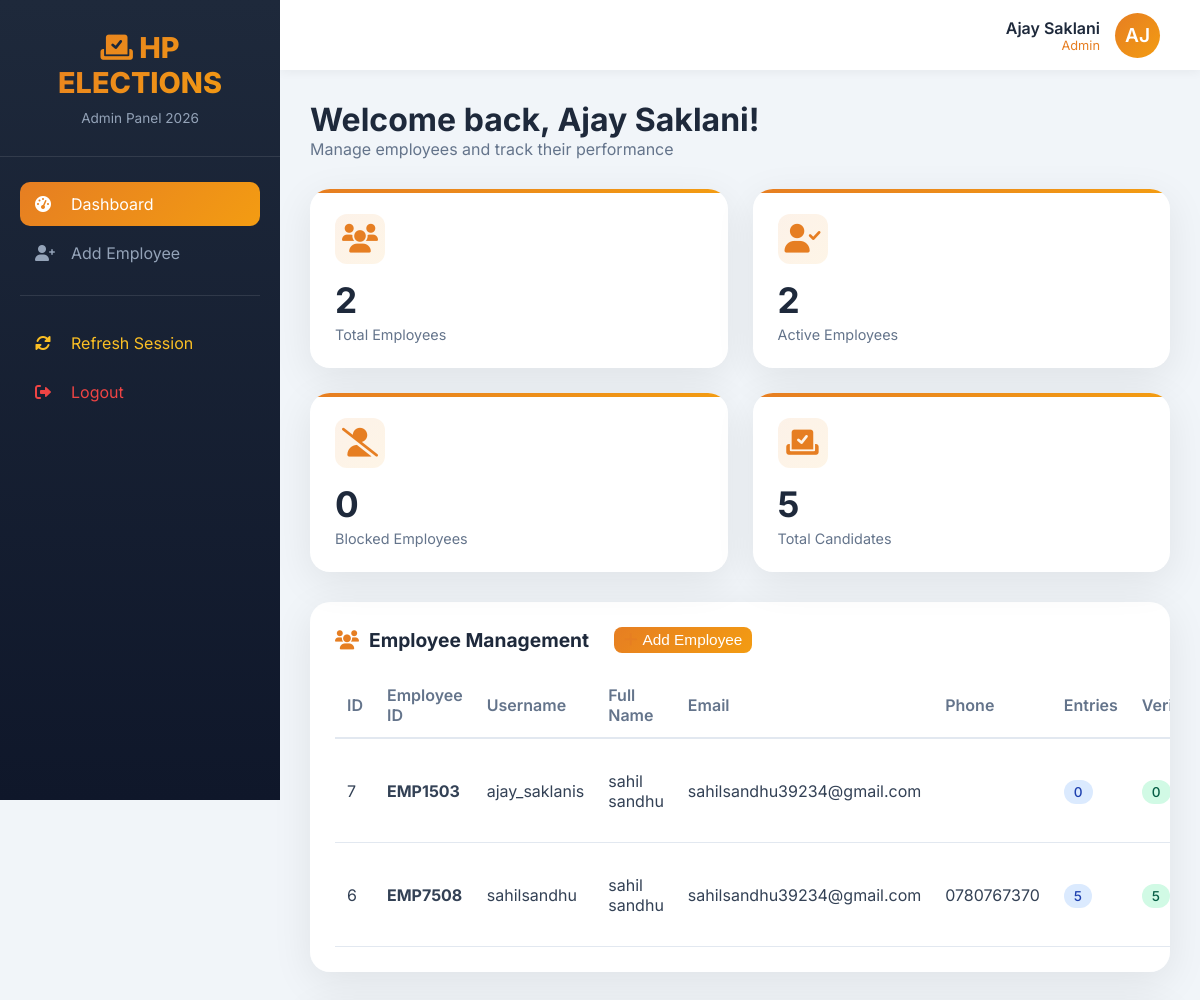
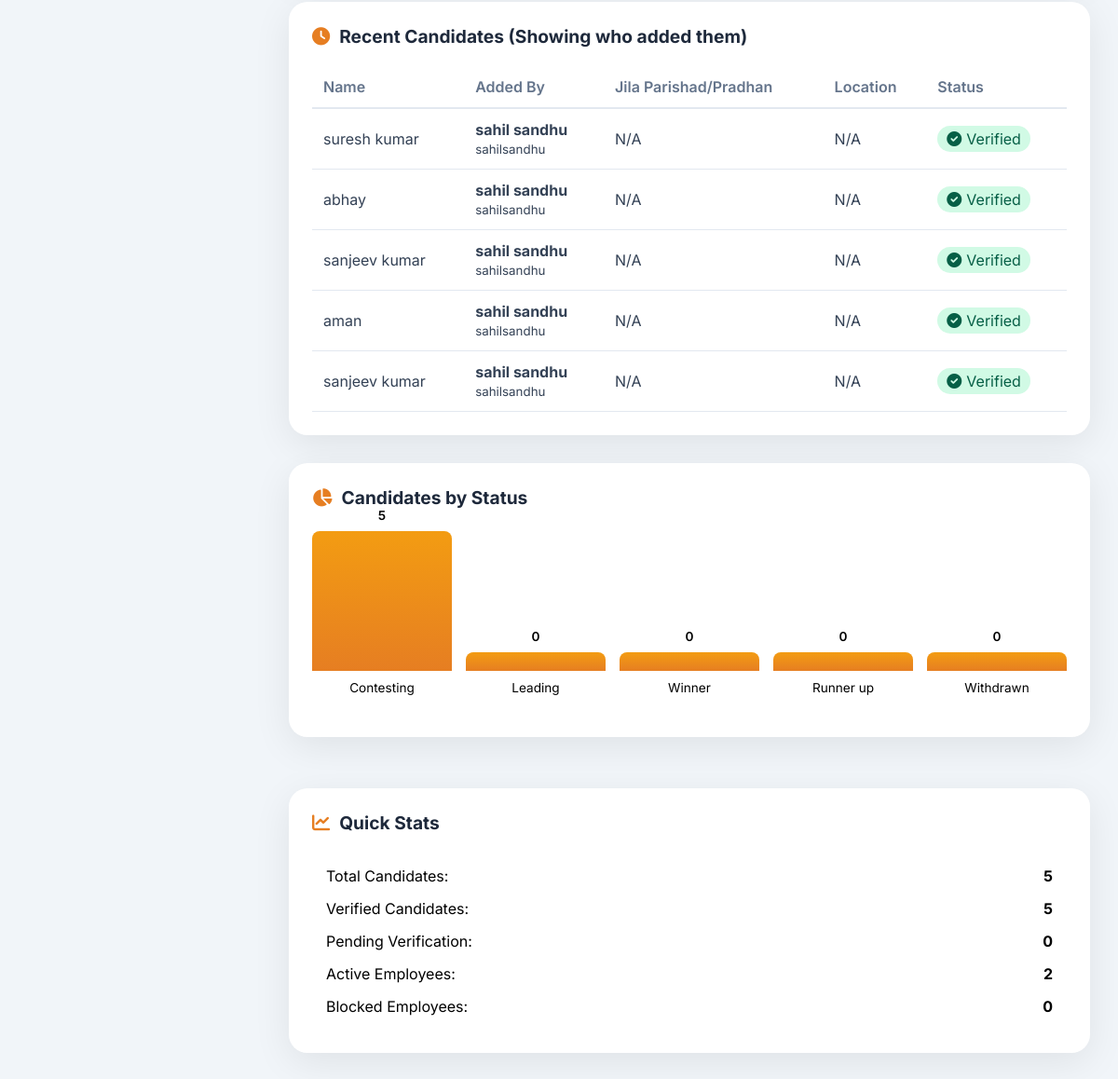
The page /admin/dashboard.php (signed in) on the database its author committed (2 pictures, top to bottom).
### tables this page shows
CREATE TABLE `employees` (
  `id` int(11) NOT NULL,
  `employee_id` varchar(50) NOT NULL,
  `username` varchar(100) NOT NULL,
  `password` varchar(255) NOT NULL,
  `raw_password` varchar(255) DEFAULT NULL,
  `full_name` varchar(100) NOT NULL,
  `email` varchar(100) DEFAULT NULL,
  `phone` varchar(20) DEFAULT NULL,
  `district_id` int(11) DEFAULT NULL,
  `role` enum('data_entry','supervisor','manager') DEFAULT 'data_entry',
  `total_entries` int(11) DEFAULT 0,
  `last_entry_at` datetime DEFAULT NULL,
  `last_login` datetime DEFAULT NULL,
  `created_at` timestamp NOT NULL DEFAULT current_timestamp(),
  `updated_at` timestamp NOT NULL DEFAULT current_timestamp() ON UPDATE current_timestamp(),
  `is_active` tinyint(1) DEFAULT 1
);

CREATE TABLE `candidates` (
  `id` int(11) NOT NULL,
  `candidate_unique_id` varchar(50) DEFAULT NULL,
  `candidate_id` varchar(50) NOT NULL,
  `district_id` int(11) NOT NULL,
  `representative_type_id` int(11) DEFAULT NULL,
  `jila_parishad_pradhan` enum('jila_parishad','pradhan') DEFAULT NULL,
  `jila_parishad_id` int(11) DEFAULT NULL,
  `block_id` int(11) DEFAULT NULL,
  `panchayat_id` int(11) DEFAULT NULL,
  `bdc_constituency_id` int(11) DEFAULT NULL,
  `zila_parishad_constituency_id` int(11) DEFAULT NULL,
  `village` varchar(100) NOT NULL,
  `village_hi` varchar(100) DEFAULT NULL,
  `candidate_name_hi` varchar(100) NOT NULL,
  `candidate_name_en` varchar(100) NOT NULL,
  `relation_type` enum('father','husband') NOT NULL,
  `relation_name` varchar(100) NOT NULL,
  `relation_name_hi` varchar(100) DEFAULT NULL,
  `gender` enum('Male','Female','Other') NOT NULL,
  `age` int(11) NOT NULL,
  `education` varchar(200) DEFAULT NULL,
  `education_hi` varchar(100) DEFAULT NULL,
  `profession` varchar(100) DEFAULT NULL,
  `profession_hi` varchar(100) DEFAULT NULL,
  `short_notes_en` text DEFAULT NULL,
  `short_notes_hi` text DEFAULT NULL,
  `bio_hi` text DEFAULT NULL,
  `bio_en` text DEFAULT NULL,
  `slug` varchar(500) NOT NULL,
  `photo_url` varchar(500) DEFAULT NULL,
  `video_message_url` varchar(500) DEFAULT NULL,
  `interview_video_url` varchar(500) DEFAULT NULL,
  `mobile_number` varchar(15) DEFAULT NULL,
  `whatsapp_number` varchar(15) DEFAULT NULL,
  `email` varchar(100) DEFAULT NULL,
  `facebook_url` varchar(500) DEFAULT NULL,
  `twitter_url` varchar(500) DEFAULT NULL,
  `instagram_url` varchar(500) DEFAULT NULL,
  `status` enum('contesting','leading','winner','runner_up','withdrawn') DEFAULT 'contesting',
  `approval_status` enum('pending','approved','rejected') DEFAULT 'pending',
  `views` int(11) DEFAULT 0,
  `featured` tinyint(1) DEFAULT 0,
  `created_at` timestamp NOT NULL DEFAULT current_timestamp(),
  `updated_at` timestamp NOT NULL DEFAULT current_timestamp() ON UPDATE current_timestamp(),
  `created_by` int(11) DEFAULT NULL,
  `whatsapp_verified` tinyint(1) DEFAULT 0,
  `photo_hidden` tinyint(1) DEFAULT 1,
  `verification_code` varchar(6) DEFAULT NULL,
  `verification_expiry` datetime DEFAULT NULL,
  `is_active` tinyint(1) DEFAULT 1,
  `transaction_id` varchar(100) DEFAULT NULL
);

### admin/dashboard.php (the view, shortened to what this page needs)
 <?php
require_once '../config.php';
$adminName = $_SESSION['admin_name'];
$adminRole = $_SESSION['admin_role'];
$employees = $pdo->query("
    SELECT e.*,
           COUNT(c.id) as total_entries,
           COUNT(CASE WHEN c.transaction_id IS NOT NULL THEN 1 END) as verified_entries
    FROM employees e
    LEFT JOIN candidates c ON e.id = c.created_by
    GROUP BY e.id
    ORDER BY e.created_at DESC
")->fetchAll();
$totalCandidates = $pdo->query("SELECT COUNT(*) FROM candidates")->fetchColumn();
$verifiedCandidates = $pdo->query("SELECT COUNT(*) FROM candidates WHERE transaction_id IS NOT NULL")->fetchColumn();
$pendingCandidates = $pdo->query("SELECT COUNT(*) FROM candidates WHERE transaction_id IS NULL")->fetchColumn();
$totalEmployees = $pdo->query("SELECT COUNT(*) FROM employees")->fetchColumn();
$activeEmployees = $pdo->query("SELECT COUNT(*) FROM employees WHERE is_active = 1")->fetchColumn();
$blockedEmployees = $pdo->query("SELECT COUNT(*) FROM employees WHERE is_active = 0")->fetchColumn();
$recentCandidates = $pdo->query("
    SELECT c.*, e.full_name as created_by_name, e.username as created_by_username,
    CASE
        WHEN c.jila_parishad_pradhan = 'jila_parishad' THEN 'जिला परिषद'
        WHEN c.jila_parishad_pradhan = 'pradhan' THEN 'प्रधान'
        ELSE 'N/A'
    END as jila_parishad_pradhan_text
    FROM candidates c
    LEFT JOIN employees e ON c.created_by = e.id
    ORDER BY c.created_at DESC
    LIMIT 10
")->fetchAll();
$statusCounts = $pdo->query("
    SELECT status, COUNT(*) as count
    FROM candidates
    GROUP BY status
")->fetchAll();
?>
<!DOCTYPE html>
<html lang="en">
<head>
    <link rel="stylesheet" href="https://cdnjs.cloudflare.com/ajax/libs/font-awesome/6.0.0/css/all.min.css">
</head>
<body>
    <div class="sidebar">
        <div class="sidebar-header">
            <div class="logo"><i class="fas fa-vote-yea"></i> HP ELECTIONS</div>
            <div class="subtitle">Admin Panel 2026</div>
        </div>
        <div class="sidebar-menu">
            <a href="dashboard.php" class="menu-item active">
                <i class="fas fa-tachometer-alt"></i> Dashboard
            </a>
            <a href="#" class="menu-item" onclick="openCreateEmployeeModal()">
                <i class="fas fa-user-plus"></i> Add Employee
            </a>
            <div style="margin-top: 20px; padding-top: 20px; border-top: 1px solid rgba(255,255,255,0.1);">
                <a href="#" class="menu-item" style="color: #fbbf24;" onclick="triggerRefresh()">
                    <i class="fas fa-sync-alt"></i> Refresh Session
                </a>
                <a href="logout.php" class="menu-item" style="color: #ef4444;">
                    <i class="fas fa-sign-out-alt"></i> Logout
                </a>
            </div>
        </div>
    </div>
    <div class="main-content">
        <div class="top-header">
            <div class="user-profile" onclick="toggleDropdown()">
                <div class="user-info">
                    <div class="user-name"><?php echo htmlspecialchars($adminName); ?></div>
                    <div class="user-role"><?php echo ucfirst($adminRole); ?></div>
                </div>
                <div class="user-avatar">
                    <?php echo strtoupper(substr($adminName, 0, 2)); ?>
                </div>
            </div>
        </div>
        <div class="content-area">
            <div style="margin-bottom: 30px;">
                <h1 style="font-size: 2em; color: #1e293b;">Welcome back, <?php echo htmlspecialchars($adminName); ?>!</h1>
                <p style="color: #64748b;">Manage employees and track their performance</p>
            </div>
            <div class="stats-grid">
                <div class="stat-card">
                    <div class="stat-icon"><i class="fas fa-users"></i></div>
                    <div class="stat-value"><?php echo number_format($totalEmployees); ?></div>
                    <div class="stat-label">Total Employees</div>
                </div>
                <div class="stat-card">
                    <div class="stat-icon"><i class="fas fa-user-check"></i></div>
                    <div class="stat-value"><?php echo number_format($activeEmployees); ?></div>
                    <div class="stat-label">Active Employees</div>
                </div>
                <div class="stat-card">
                    <div class="stat-icon"><i class="fas fa-user-slash"></i></div>
                    <div class="stat-value"><?php echo number_format($blockedEmployees); ?></div>
                    <div class="stat-label">Blocked Employees</div>
                </div>
                <div class="stat-card">
                    <div class="stat-icon"><i class="fas fa-vote-yea"></i></div>
                    <div class="stat-value"><?php echo number_format($totalCandidates); ?></div>
                    <div class="stat-label">Total Candidates</div>
                </div>
            </div>
            <div class="data-table">
                <h3><i class="fas fa-users"></i> Employee Management <button class="btn btn-primary btn-sm" style="margin-left: 15px;" onclick="openCreateEmployeeModal()"><i class="fas fa-plus"></i> Add Employee</button></h3>
                <table>
                    <thead>
                        <tr>
                            <th>ID</th>
                            <th>Employee ID</th>
                            <th>Username</th>
                            <th>Full Name</th>
                            <th>Email</th>
                            <th>Phone</th>
                            <th>Entries</th>
                            <th>Verified</th>
                        </tr>
                    </thead>
                    <tbody>
                        <?php foreach ($employees as $emp): ?>
                        <tr>
                            <td><?php echo $emp['id']; ?></td>
                            <td><strong><?php echo htmlspecialchars($emp['employee_id']); ?></strong></td>
                            <td><?php echo htmlspecialchars($emp['username']); ?></td>
                            <td><?php echo htmlspecialchars($emp['full_name']); ?></td>
                            <td><?php echo htmlspecialchars($emp['email']); ?></td>
                            <td><?php echo htmlspecialchars($emp['phone']); ?></td>
                            <td><span class="badge badge-primary"><?php echo $emp['total_entries']; ?></span></td>
                            <td><span class="badge badge-success"><?php echo $emp['verified_entries']; ?></span></td>
                        </tr>
                        <?php endforeach; ?>
                    </tbody>
                </table>
            </div>
            <div class="data-table">
                <h3><i class="fas fa-clock"></i> Recent Candidates (Showing who added them)</h3>
                <table>
                    <thead>
                        <tr>
                            <th>Name</th>
                            <th>Added By</th>
                            <th>Jila Parishad/Pradhan</th>
                            <th>Location</th>
                            <th>Status</th>
                        </tr>
                    </thead>
                    <tbody>
                        <?php foreach ($recentCandidates as $candidate): ?>
                        <tr>
                            <td><?php echo htmlspecialchars($candidate['candidate_name_en'] ?? 'N/A'); ?></td>
                            <td>
                                <?php if ($candidate['created_by_name']): ?>
                                    <strong><?php echo htmlspecialchars($candidate['created_by_name']); ?></strong>
                                    <br><small><?php echo htmlspecialchars($candidate['created_by_username']); ?></small>
                                <?php else: ?>
                                    <span class="badge">System</span>
                                <?php endif; ?>
                            </td>
                            <td><?php echo htmlspecialchars($candidate['jila_parishad_pradhan_text'] ?? 'N/A'); ?></td>
                            <td><?php echo htmlspecialchars($candidate['panchayat_name'] ?? 'N/A'); ?></td>
                            <td>
                                <?php if ($candidate['transaction_id']): ?>
                                    <span class="verified-badge" title="TX ID: <?php echo htmlspecialchars($candidate['transaction_id']); ?>">
                                        <i class="fas fa-check-circle"></i> Verified
                                    </span>
                                <?php else: ?>
                                    <span class="pending-badge"><i class="fas fa-clock"></i> Pending</span>
                                <?php endif; ?>
                            </td>
                        </tr>
                        <?php endforeach; ?>
                    </tbody>
                </table>
            </div>
            <div class="dashboard-grid">
                <div class="data-table">
                    <h3><i class="fas fa-chart-pie"></i> Candidates by Status</h3>
                    <div class="chart-placeholder" style="height: 200px; display: flex; align-items: flex-end; gap: 15px; padding: 20px 0;">
                        <?php
                        $maxCount = 0;
                        $statusData = [];
                        foreach ($statusCounts as $stat) {
                            $statusData[$stat['status']] = $stat['count'];
                            if ($stat['count'] > $maxCount) $maxCount = $stat['count'];
                        }
                        $statuses = ['contesting', 'leading', 'winner', 'runner_up', 'withdrawn'];
                        foreach ($statuses as $status):
                            $count = isset($statusData[$status]) ? $statusData[$status] : 0;
                            $height = $maxCount > 0 ? ($count / $maxCount) * 150 : 20;
                            $height = max(20, $height);
                        ?>
                        <div style="flex: 1; text-align: center;">
                            <div style="height: <?php echo $height; ?>px; background: linear-gradient(to top, #e67e22, #f39c12); border-radius: 8px 8px 0 0; position: relative;">
                                <span style="position: absolute; top: -25px; left: 50%; transform: translateX(-50%); font-size: 0.85em; font-weight: 600;"><?php echo $count; ?></span>
                            </div>
                            <div style="margin-top: 10px; font-size: 0.85em;"><?php echo ucfirst(str_replace('_', ' ', $status)); ?></div>
                        </div>
                        <?php endforeach; ?>
                    </div>
                </div>
                <div class="data-table">
                    <h3><i class="fas fa-chart-line"></i> Quick Stats</h3>
                    <div style="padding: 15px;">
                        <div style="display: flex; justify-content: space-between; margin-bottom: 15px;">
                            <span>Total Candidates:</span>
                            <strong><?php echo $totalCandidates; ?></strong>
                        </div>
                        <div style="display: flex; justify-content: space-between; margin-bottom: 15px;">
                            <span>Verified Candidates:</span>
                            <strong class="text-success"><?php echo $verifiedCandidates; ?></strong>
                        </div>
                        <div style="display: flex; justify-content: space-between; margin-bottom: 15px;">
                            <span>Pending Verification:</span>
                            <strong class="text-warning"><?php echo $pendingCandidates; ?></strong>
                        </div>
                        <div style="display: flex; justify-content: space-between; margin-bottom: 15px;">
                            <span>Active Employees:</span>
                            <strong><?php echo $activeEmployees; ?></strong>
                        </div>
                        <div style="display: flex; justify-content: space-between;">
                            <span>Blocked Employees:</span>
                            <strong><?php echo $blockedEmployees; ?></strong>
                        </div>
                    </div>
                </div>
            </div>
        </div>
    </div>
</body>
</html>

### rows shown on the page
employees: id "7", employee "EMP1503", username "ajay_saklanis", full_name "sahil sandhu", email "sahilsandhu39234@gmail.com", total_entries "0", verified_entries "0"
employees: id "6", employee "EMP7508", username "sahilsandhu", full_name "sahil sandhu", email "sahilsandhu39234@gmail.com", phone "0780767370", total_entries "5", verified_entries "5"
candidates: candidate_name_en "suresh kumar", created_by.full_name "sahil sandhu", created_by.username "sahilsandhu", jila_parishad_pradhan_text "N/A", panchayat_name "N/A"
candidates: candidate_name_en "abhay", created_by.full_name "sahil sandhu", created_by.username "sahilsandhu", jila_parishad_pradhan_text "N/A", panchayat_name "N/A"
candidates: candidate_name_en "sanjeev kumar", created_by.full_name "sahil sandhu", created_by.username "sahilsandhu", jila_parishad_pradhan_text "N/A", panchayat_name "N/A"
candidates: candidate_name_en "aman", created_by.full_name "sahil sandhu", created_by.username "sahilsandhu", jila_parishad_pradhan_text "N/A", panchayat_name "N/A"
candidates: candidate_name_en "sanjeev kumar", created_by.full_name "sahil sandhu", created_by.username "sahilsandhu", jila_parishad_pradhan_text "N/A", panchayat_name "N/A"

### other values the page prints
$adminName "Ajay Saklani"
$adminRole "Admin"
substr($adminName, 0, 2) "AJ"
$totalEmployees "2"
$activeEmployees "2"
$blockedEmployees "0"
$totalCandidates "5"
$count "5"
str_replace('_', ' ', $status) "Contesting"
$count "0"
str_replace('_', ' ', $status) "Leading"
str_replace('_', ' ', $status) "Winner"
str_replace('_', ' ', $status) "Runner up"
str_replace('_', ' ', $status) "Withdrawn"
$verifiedCandidates "5"
